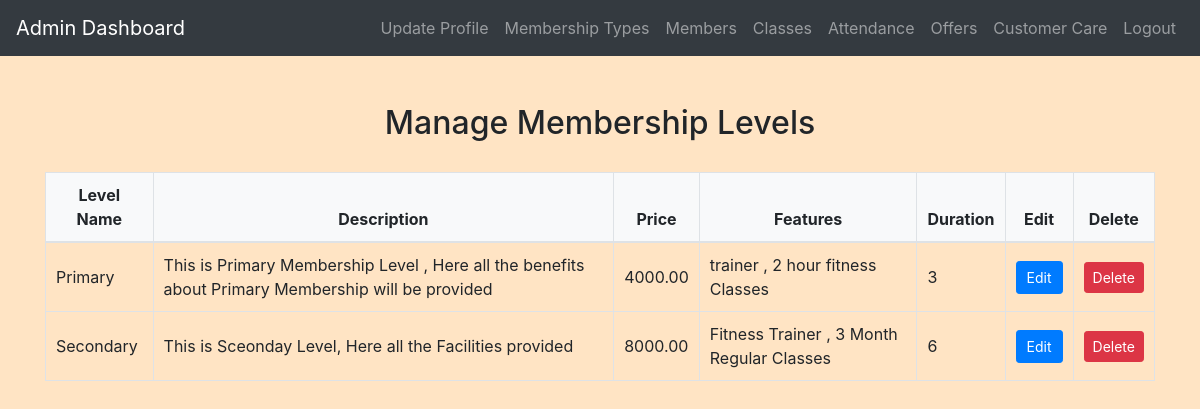
The app's page /admin/view_levels.php (signed in) with its own data.
### tables this page shows
CREATE TABLE `membership_levels` (
  `LevelID` int(11) NOT NULL,
  `level_name` varchar(50) NOT NULL,
  `description` text NOT NULL,
  `price` decimal(10,2) NOT NULL,
  `features` text NOT NULL,
  `duration` varchar(50) NOT NULL
);

### admin/view_levels.php (the view, shortened to what this page needs)
<?php
include('config.php');
$sql = "SELECT * FROM membership_levels";
$result = $conn->query($sql);
?>
<!DOCTYPE html>
<html lang="en">
<head>
    <link rel="stylesheet" href="https://maxcdn.bootstrapcdn.com/bootstrap/4.5.2/css/bootstrap.min.css">
    <link rel="stylesheet" href="../css/style.css">
</head>
<body>
<?php
include('admin_navbar.php');
?>
<div class="container mt-5">
    <h2>Manage Membership Levels</h2>
    <table class="table table-bordered">
        <thead>
            <tr>
                <th>Level Name</th>
                <th>Description</th>
                <th>Price</th>
                <th>Features</th>
                <th>Duration</th>
                <th>Edit</th>
                <th>Delete</th>
            </tr>
        </thead>
        <tbody>
            <?php
            while ($row = $result->fetch_assoc()) {
                echo "<tr>";
                echo "<td>" . $row['level_name'] . "</td>";
                echo "<td>" . $row['description'] . "</td>";
                echo "<td>" . $row['price'] . "</td>";
                echo "<td>" . $row['features'] . "</td>";
                echo "<td>" . $row['duration'] . "</td>";
                echo "<td><a href='edit_levels.php?level_id=" . $row['LevelID'] . "' class='btn btn-primary btn-sm'>Edit</a></td>";
                echo "<td>
                        <form method='post' onsubmit='return confirm(\"Are you sure you want to delete this level?\")'>
                            <input type='hidden' name='level_id' value='" . $row['LevelID'] . "'>
                            <button type='submit' name='delete_level' class='btn btn-danger btn-sm'>Delete</button>
                        </form>
                    </td>";
                echo "</tr>";
            }
            ?>
        </tbody>
    </table>
</div>
</body>
</html>

### css/style.css (style rules this page uses)
body { background-color: bisque; }
h1, h2, h3, h4 { text-align: center; margin-top: 30px; margin-bottom: 30px; }
.table { width: 100%; border-collapse: collapse; margin-top: 20px; }
.table th, .table td { padding: 10px; border: 1px solid #dee2e6; }
.table thead th { background-color: #f8f9fa; font-weight: bold; text-align: center; }
.table tbody td { vertical-align: middle; }
.btn-primary { padding: 5px 10px; }

### records on screen
membership_levels: level_name "Primary", description "This is Primary Membership Level , Here all the benefits about Primary Membership will be provided", price "4000.00", features "trainer , 2 hour fitness Classes", duration "3"
membership_levels: level_name "Secondary", description "This is Sceonday Level, Here all the Facilities provided", price "8000.00", features "Fitness Trainer , 3 Month Regular Classes", duration "6"
